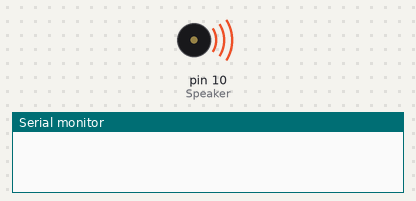
The sketch below on a simulated Arduino Uno, built with avr-gcc and run on an emulated ATmega328P. Parts: buzzer (waves = sounding), the last lines printed to the serial monitor.

Above: at 0.15 s.
At 5.1 s:
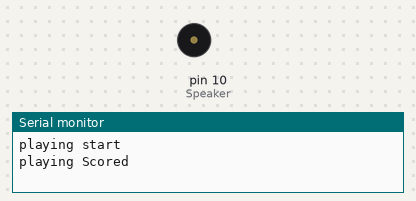
Timing chart, 0 to 11.8 s (numbered marks = the images above):
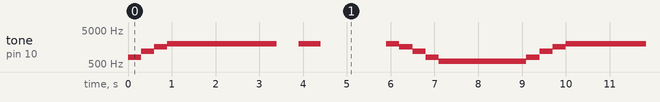

The sketch:

Tone_Test.ino
```cpp
#include <Servo.h>
#include <ezButton.h>

const int Speaker = 10;

void setup() {
  // put your setup code here, to run once:
  Serial.begin(9600);
  pinMode(Speaker, OUTPUT);
}

void loop() {
  // put your main code here, to run repeatedly:
  playStart();
  Serial.println("playing start");
  delay(3000);
  Serial.println("playing Scored");
  playScoreSound();
  delay(2000);
  playGameOver();
  Serial.println("playing game over");
  delay(2000);

}


void playStart() {
  tone(Speaker, 800, 1000);
  delay(300);
  tone(Speaker, 1200, 1000);
  delay(300);
  tone(Speaker, 1600, 1000);
  delay(300);
  tone(Speaker, 2000, 2500);
}

void playScoreSound(){
  tone(Speaker, 800, 1000);
  tone(Speaker, 2000, 500);
}

void playGameOver() {
  tone(Speaker, 2000, 2500);
  delay(300);
  tone(Speaker, 1600, 1000);
  delay(300);
  tone(Speaker, 1200, 1000);
  delay(300);
  tone(Speaker, 800, 1500);
  delay(300);
  tone(Speaker, 600, 2500);
}
```

Measured:
- by itself, tone on pin 10 (Speaker): repeats every 9.1 s: 1200 Hz 0.30 s, 1600 Hz 0.30 s, 2000 Hz 2.5 s, silent 0.50 s, 2000 Hz 0.50 s, silent 1.5 s, 2000 Hz 0.30 s, 1600 Hz 0.30 s, 1200 Hz 0.30 s, 800 Hz 0.30 s, 600 Hz 2.0 s, 800 Hz 0.30 s
